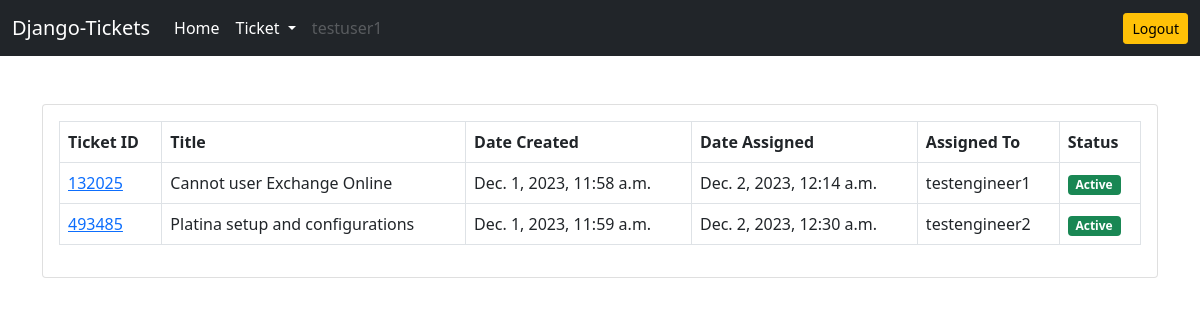
Before: /ticket/all-active-tickets/ (signed in) with the older database file.
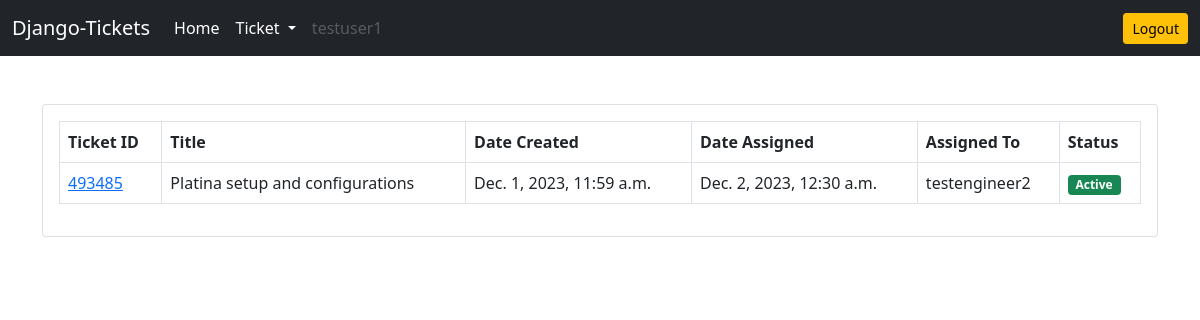
After: the same page with the newer database file.
### accounts/models.py (models this page shows)
class User(AbstractUser):
    is_customer = models.BooleanField(default=False)
    is_engineer = models.BooleanField(default=False)
    email = models.EmailField(null=False, blank=False, unique=True)

### ticket/models.py (models this page shows, shortened)
class Ticket(models.Model):
    customer = models.ForeignKey(User, on_delete=models.CASCADE, related_name='customer')
    engineer = models.ForeignKey(User, on_delete=models.CASCADE, related_name='engineer', null=True)
    category = models.ForeignKey(Category, on_delete=models.CASCADE)
    ticket_id = models.CharField(max_length=10, unique=True)
    title = models.CharField(max_length=100)
    description = models.TextField(null=True, blank=True)
    date_created = models.DateTimeField(auto_now_add=True)
    date_closed = models.DateTimeField(null=True)
    date_assigned = models.DateTimeField(null=True)
    is_assigned = models.BooleanField(default=False)
    status = models.CharField(
        max_length=15,
        choices=(
            ('Pending', 'Pending'),
            ('Active', 'Active'),
            ('Closed', 'Closed')
        )
    )
    is_resolved = models.BooleanField(default=False)
    resolution_steps = models.TextField(null=True)

### ticket/views.py (the view)
# urls.py: path('all-active-tickets/', all_active_tickets, name='all-active-tickets')
@login_required
def all_active_tickets(request):
    tickets = Ticket.objects.filter(is_resolved=False, is_assigned=True)
    context = {'tickets':tickets}
    return render(request, 'ticket/all_active_tickets.html', context)

### templates/ticket/all_active_tickets.html
{% extends 'base.html' %}
{% block content %}
<div class="card">
    <div class="card-body">
        <table class="table table-bordered">
            <thead>
                <tr>
                    <th scope="col">Ticket ID</th>
                    <th scope="col">Title</th>
                    <th scope="col">Date Created</th>
                    <th scope="col">Date Assigned</th>
                    <th scope="col">Assigned To</th>
                    <th scope="col">Status</th>
                </tr>
            </thead>
            <tbody>
                {% for ticket in tickets %}
                <tr>
                    <td><a href="{% url 'ticket-details' ticket.ticket_id %}">{{ticket.ticket_id}}</a></td>
                    <td>{{ticket.title}}</td>
                    <td>{{ticket.date_created}}</td>
                    <td>{{ticket.date_assigned}}</td>
                    <td>{{ticket.engineer.username}}</td>
                    {% if ticket.status == 'Pending' %}
                    <td><span class="badge bg-warning">Pending</span></td>
                    {% elif ticket.status == 'Active' %}
                    <td><span class="badge bg-success">Active</span></td>
                    {% elif ticket.status == 'Closed' %}
                    <td><span class="badge bg-danger">Closed</span></td>
                    {% endif %}
                </tr>
                {% endfor %}
            </tbody>
        </table>
    </div>
</div>
{% endblock content %}

### templates/base.html (shortened to what this page needs)
<!doctype html>
<html lang="en">
<head>
    <link href="https://cdn.jsdelivr.net/npm/bootstrap@5.0.2/dist/css/bootstrap.min.css" rel="stylesheet"
>
</head>
<body>
    <nav class="navbar navbar-expand-lg navbar-dark bg-dark">
        <div class="container-fluid">
            <a class="navbar-brand" href="#">Django-Tickets</a>
            <div class="collapse navbar-collapse" id="navbarSupportedContent">
                <ul class="navbar-nav me-auto mb-2 mb-lg-0">
                    <li class="nav-item">
                        <a class="nav-link active" aria-current="page" href="/">Home</a>
                    </li>
                    {% if request.user.is_customer %}
                    <li class="nav-item dropdown">
                        <a class="nav-link active dropdown-toggle" href="#" id="navbarDropdown" role="button"
                            data-bs-toggle="dropdown" aria-expanded="false">
                            Ticket
                        </a>
                    </li>
                    {% endif %}
                    <li class="nav-item">
                        <a class="nav-link disabled" href="#" tabindex="-1" aria-disabled="true">{{request.user.username}}</a>
                    </li>
                </ul>
                <a href="{% url 'logout' %}" class="btn btn-warning btn-sm">Logout</a>
            </div>
        </div>
    </nav>
    <div class="container mt-5">
        {% block content %}
        {% endblock content %}
    </div>
</body>
</html>

Changed rows visible on the page:
no longer on this page (row edited): Ticket: ticket_id "132025", title "Cannot user Exchange Online", date_created "Dec. 1, 2023, 11:58 a.m.", date_assigned "Dec. 2, 2023, 12:14 a.m.", engineer.username "testengineer1", status "Active"
